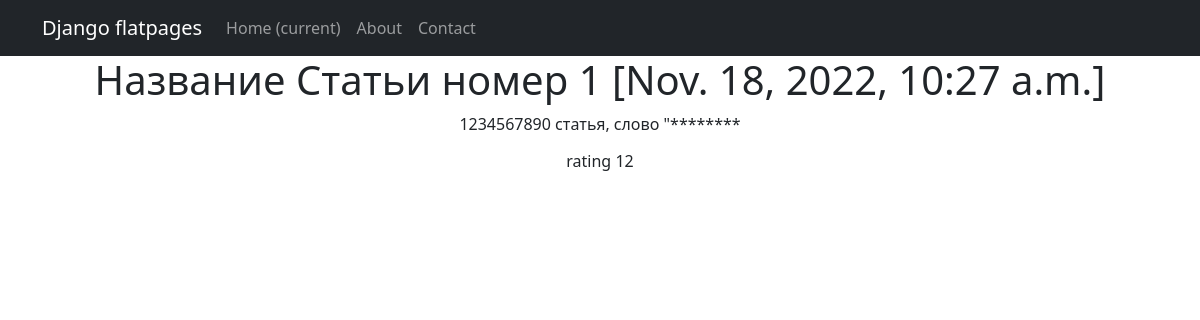
Screenshot of /news/1 with the database file from the repository.
### simpleapp/models.py (models this page shows)
class News(models.Model):
    date = models.DateTimeField(auto_now_add=True)
    headline = models.CharField(max_length=100, null=True)
    text = models.TextField(null=True)
    rating = models.IntegerField()
    author_name = models.TextField(null=True)
    category = models.ForeignKey(to=Category, on_delete=models.CASCADE, null=True)

### simpleapp/views.py (the view)
# urls.py: path('<int:pk>', NewsShow.as_view(), name='news_show'),
class NewsShow(DetailView):
    model = News
    template_name = 'article.html'
    context_object_name = 'news'

### simpleapp/templatetags/custom_filters.py (called while the page is built)
@register.filter()
def censor(text):
    text = text.split(" ")
    for i, word in enumerate(text):
        if word in curse_words:
            text[i] = f"{text[i][:1]}{'*'*(len(word)-1)}"
    return " ".join(text)

### templates/article.html (shortened to what this page needs)
{% extends 'flatpages/default.html' %}
{% load custom_filters %}!
{% load custom_tags %}
{% block content %}
    <h1>{{ news.headline }} [{{ news.date }}]</h1>
    <p>{{ news.text|censor }}</p>
    <h6>rating {{ news.rating }}</h6>
{% endblock content %}

### rows the page displays
News: headline "Название Статьи номер 1", date "Nov. 18, 2022, 10:27 a.m.", text|censor "1234567890 статья, слово \"********", rating "12"
